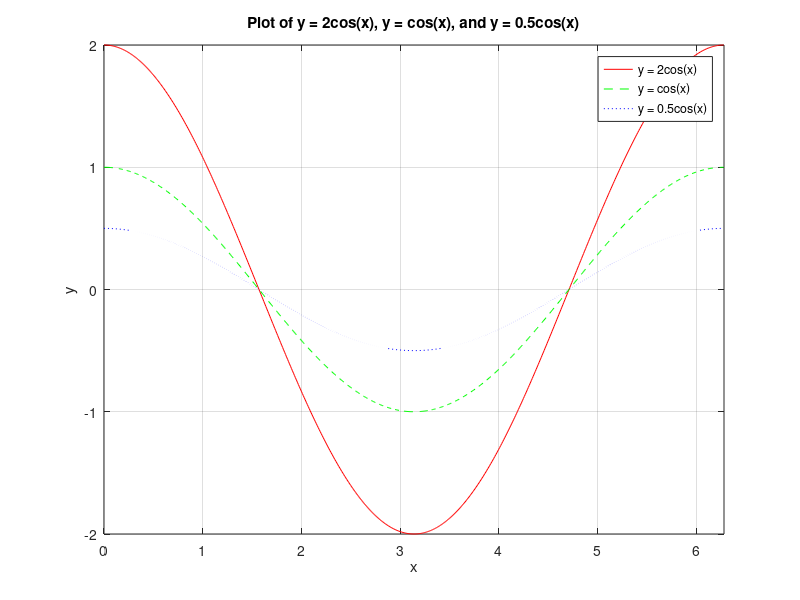

Recreate this plot in MATLAB.
% Define the x-axis values
x = 0:0.01:2*pi;

% Calculate the y values for each function
y1 = 2*cos(x);
y2 = cos(x);
y3 = 0.5*cos(x);

% Plot the functions with different line styles and colors
plot(x, y1, 'r-', x, y2, 'g--', x, y3, 'b:')

% Add labels, title, and legend
xlabel('x');
ylabel('y');
title('Plot of y = 2cos(x), y = cos(x), and y = 0.5cos(x)');
legend('y = 2cos(x)', 'y = cos(x)', 'y = 0.5cos(x)');

% Grid and axis limits
grid on;
axis([0, 2*pi, -2, 2]);
